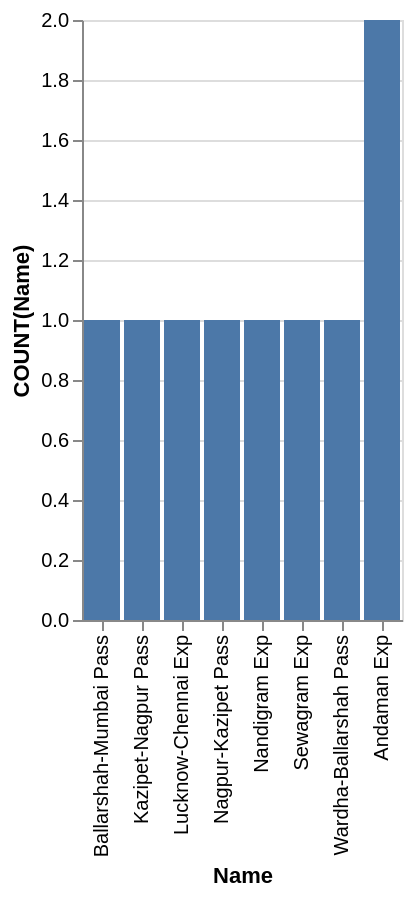

This figure's Vega-Lite source:
### Vega-Lite specification from a JSON file in a GitHub repository (floating-point values rounded to 4 significant figures)
{"data": {"values": [{"x_data": "Ballarshah-Mumbai Pass", "y_data": 1}, {"x_data": "Kazipet-Nagpur Pass", "y_data": 1}, {"x_data": "Lucknow-Chennai Exp", "y_data": 1}, {"x_data": "Nagpur-Kazipet Pass", "y_data": 1}, {"x_data": "Nandigram Exp", "y_data": 1}, {"x_data": "Sewagram Exp", "y_data": 1}, {"x_data": "Wardha-Ballarshah Pass", "y_data": 1}, {"x_data": "Andaman Exp", "y_data": 2}]}, "mark": "bar", "encoding": {"x": {"field": "x_data", "type": "nominal", "title": "Name", "sort": {"op": "sum", "field": "y_data", "order": "ascending"}}, "y": {"field": "y_data", "type": "quantitative", "title": "COUNT(Name)"}}}
